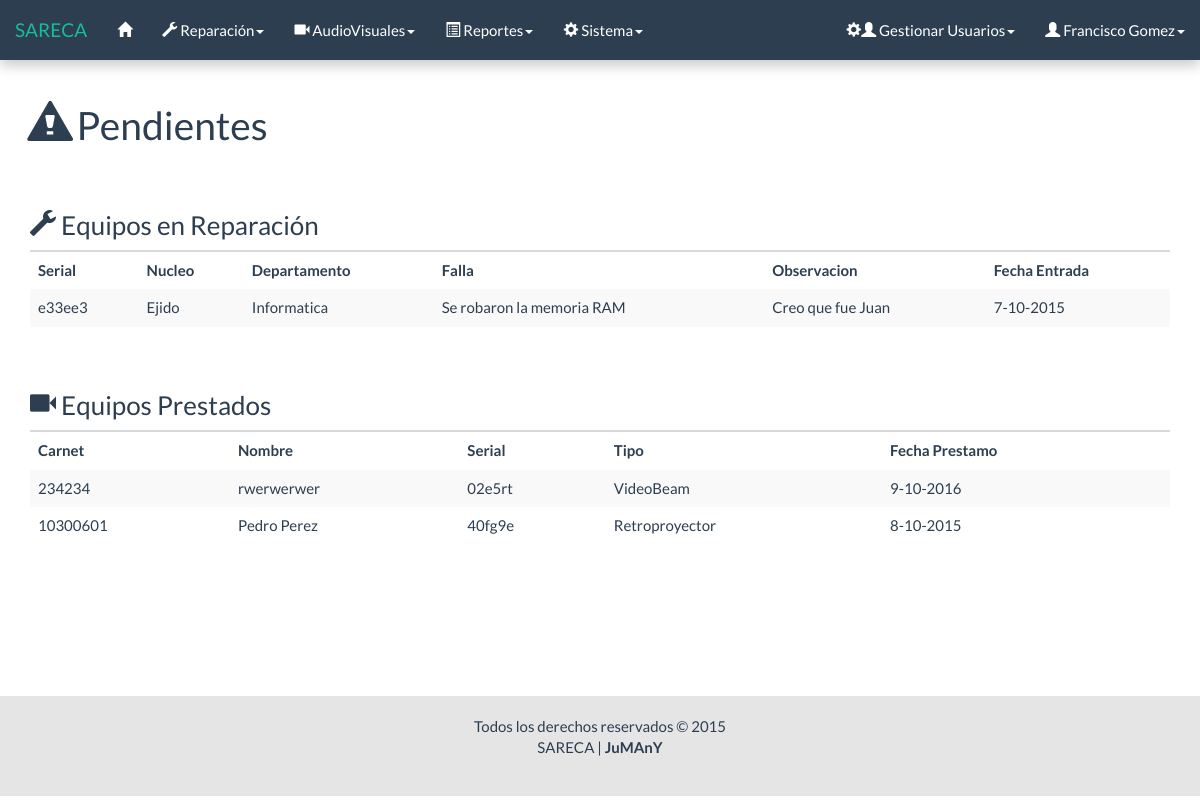
The page /html/inicio.php (signed in) on the database as committed earlier.
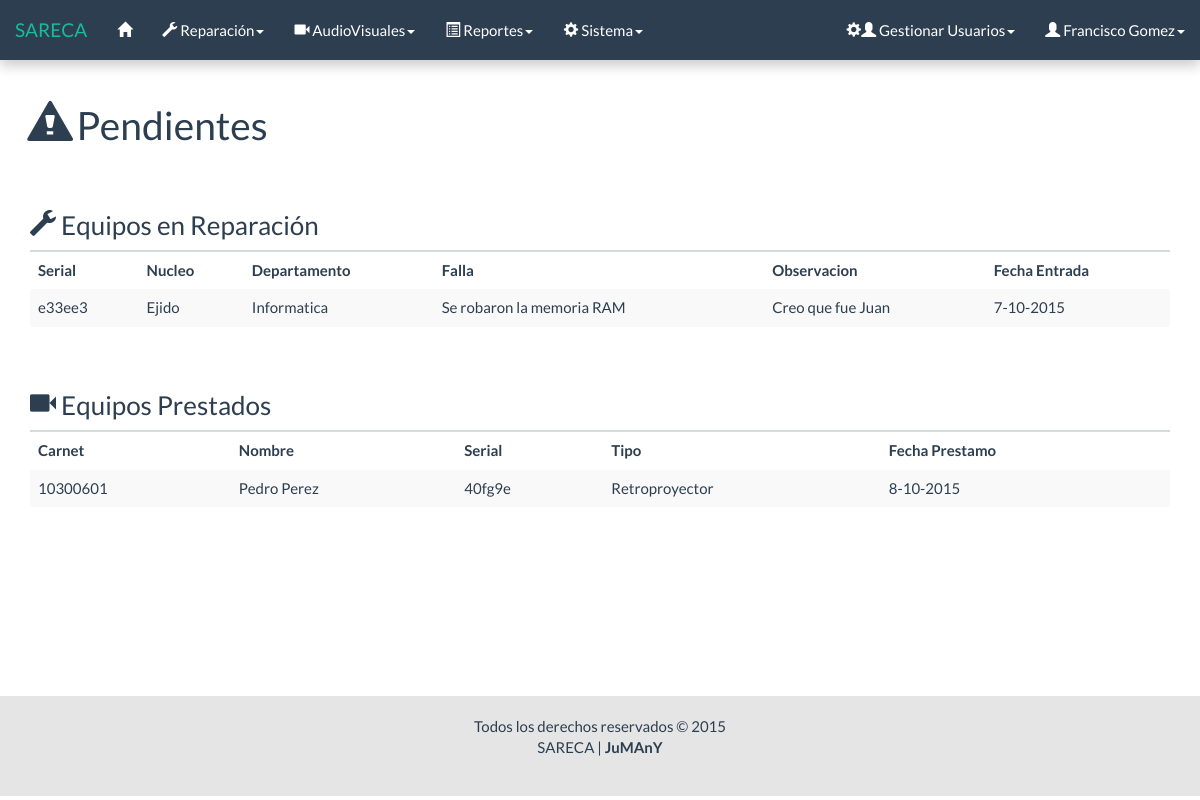
The same page on the database as committed later.
### tables this page shows
CREATE TABLE `reparacion` (
  `Id` int(11) NOT NULL AUTO_INCREMENT,
  `Serial_equipo` varchar(11) NOT NULL,
  `Nucleo` varchar(50) NOT NULL,
  `Departamento` varchar(50) NOT NULL,
  `falla` varchar(50) NOT NULL,
  `Estado` int(1) NOT NULL,
  `observacion` varchar(50) NOT NULL,
  `Fecha_entrada` date NOT NULL,
  `resultado` int(1) NOT NULL,
  `observacion_reaparacion` varchar(200) NOT NULL,
  `Fecha_salida` date NOT NULL,
  `responsable` varchar(50) NOT NULL,
  PRIMARY KEY (`Id`),
  KEY `Serial_equipo` (`Serial_equipo`),
  KEY `responsable` (`responsable`),
  CONSTRAINT `reparacion_ibfk_1` FOREIGN KEY (`responsable`) REFERENCES `usuario` (`Id`) ON UPDATE CASCADE
);

CREATE TABLE `prestamo` (
  `Id` int(11) NOT NULL AUTO_INCREMENT,
  `Serial_equipo` varchar(11) NOT NULL,
  `Fecha_prestamo` date NOT NULL,
  `hora_prestamo` time NOT NULL,
  `Id_usuario_prestador` varchar(50) NOT NULL,
  `Carnet` int(9) NOT NULL,
  `carrera` varchar(100) NOT NULL,
  `Estado` int(1) NOT NULL,
  `observacion` varchar(100) NOT NULL,
  PRIMARY KEY (`Id`),
  KEY `Id_usuario` (`Id_usuario_prestador`),
  KEY `Carnet` (`Carnet`),
  KEY `Serial_equipo` (`Serial_equipo`),
  CONSTRAINT `prestamo_ibfk_3` FOREIGN KEY (`Id_usuario_prestador`) REFERENCES `usuario` (`Id`) ON UPDATE CASCADE,
  CONSTRAINT `prestamo_ibfk_4` FOREIGN KEY (`Carnet`) REFERENCES `persona` (`Carnet`) ON UPDATE CASCADE,
  CONSTRAINT `prestamo_ibfk_5` FOREIGN KEY (`Serial_equipo`) REFERENCES `equipo_audiovisual` (`Serial`) ON UPDATE CASCADE
);

CREATE TABLE `persona` (
  `Carnet` int(9) NOT NULL,
  `Cedula` int(8) NOT NULL,
  `Nombre` varchar(30) NOT NULL,
  `Cargo` varchar(20) NOT NULL,
  PRIMARY KEY (`Carnet`),
  KEY `Cedula` (`Cedula`)
);

CREATE TABLE `equipo_audiovisual` (
  `Serial` varchar(11) NOT NULL,
  `tipo` int(1) NOT NULL,
  `Estado` int(1) NOT NULL,
  PRIMARY KEY (`Serial`)
);

### html/inicio/inicio_pres.php (the view, shortened to what this page needs)
<?php
	require('../php/conexion/conexion.php');
	$sql = "SELECT *
			FROM equipo_audiovisual
			JOIN prestamo ON equipo_audiovisual.Serial = prestamo.Serial_equipo
			JOIN persona ON prestamo.Carnet = persona.Carnet
			WHERE equipo_audiovisual.Estado = 2
			AND prestamo.Estado = 2";
	$res = $conectar->query($sql);
	if ($res->num_rows == 0) {
?>
		<div class="row">
			<div class="col-lg-12">
				<h3><span class="glyphicon glyphicon-facetime-video"></span> Equipos Prestados</h3>
				<div class="alert alert-dismissible alert-info">
					<strong>No hay equipos AudioVisuales en préstamo.</strong>
				</div>
			</div>
		</div>
<?php
	} else {
?>
		<div class="row">
			<div class="col-lg-12">
				<h3><span class="glyphicon glyphicon-facetime-video"></span> Equipos Prestados</h3>
				<table id="" class="table table-striped table-hover pendientes">
					<thead>
						<tr>
							<th>Carnet</th>
							<th>Nombre</th>
							<th>Serial</th>
							<th>Tipo</th>
							<th>Fecha Prestamo</th>
						</tr>
					</thead>
					<tbody>
						<?php
						while ($fila = $res->fetch_object()) {
							if ($fila->tipo == 1) $tipo = 'VideoBeam';
							else $tipo = 'Retroproyector';
							list($a,$m,$d) = explode('-',$fila->Fecha_prestamo);
							printf('
								<tr class="tr_con">
									<td>%d</td>
									<td>%s</td>
									<td>%s</td>
									<td>%s</td>
									<td>%d-%d-%d</td>
								</tr>',
								$fila->Carnet,
								$fila->Nombre,
								$fila->Serial_equipo,
								$tipo,
								$d,
								$m,
								$a
							);
						}
						?>
					</tbody>
				</table>
			</div>
		</div>
<?php
	}
?>

### html/inicio/inicio_rep.php (shortened to what this page needs)
<?php
	require('../php/conexion/conexion.php');
	$sql = "SELECT * FROM reparacion WHERE Estado = 1";
	$res = $conectar->query($sql);
	if ($res->num_rows == 0) {
?>
		<div class="row">
			<div class="col-lg-12">
				<h3><span class="glyphicon glyphicon-wrench"></span> Equipos en Reparación</h3>
				<div class="alert alert-dismissible alert-info">
					<strong>No hay equipos en reparación.</strong>
				</div>
			</div>
		</div>
<?php
	} else {
?>
		<div class="row">
			<div class="col-lg-12">
				<h3><span class="glyphicon glyphicon-wrench"></span> Equipos en Reparación</h3>
				<table id="" class="table table-striped table-hover pendientes">
					<thead>
						<tr>
							<th>Serial</th>
							<th>Nucleo</th>
							<th>Departamento</th>
							<th>Falla</th>
							<th>Observacion</th>
							<th>Fecha Entrada</th>
						</tr>
					</thead>
					<tbody>
						<?php
						while ($fila = $res->fetch_object()) {
							list($a,$m,$d) = explode('-',$fila->Fecha_entrada);
							printf('
								<tr>
									<td>%s</td>
									<td>%s</td>
									<td>%s</td>
									<td>%s</td>
									<td>%s</td>
									<td>%d-%d-%d</td>
								</tr>',
								$fila->Serial_equipo,
								$fila->Nucleo,
								$fila->Departamento,
								$fila->falla,
								$fila->observacion,
								$d,
								$m,
								$a
							);
						}
						?>
					</tbody>
				</table>
			</div>
		</div>
<?php
	}
?>

Rows that differ between the two databases and show on the page:
no longer on this page (row edited): prestamo: Carnet.Carnet "234234", Carnet.Nombre "rwerwerwer", Serial_equipo "02e5rt", Serial_equipo.tipo "VideoBeam", d "9", m "10", a "2016"
